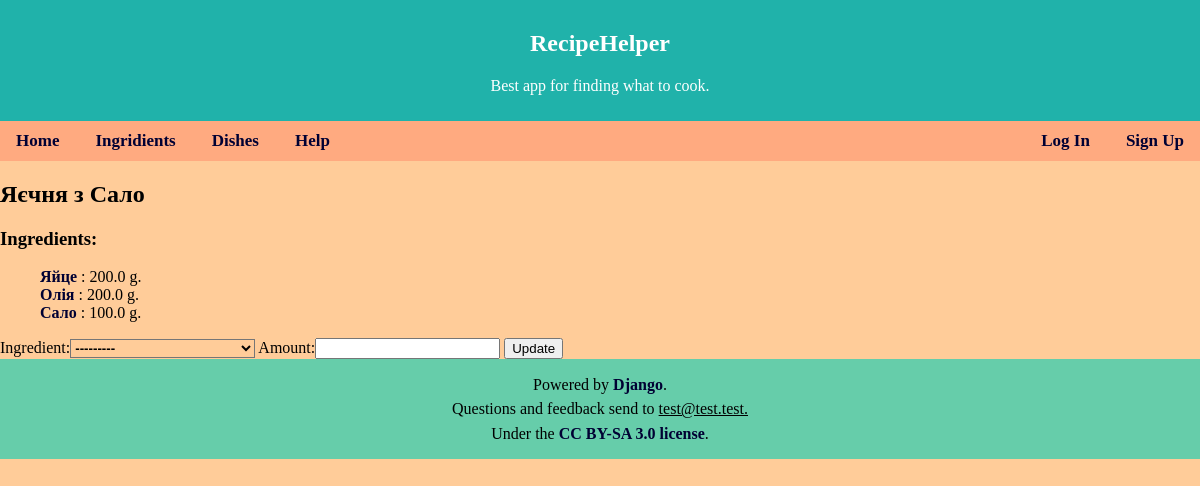
The page /recipe/203/?edit_mode=True on the database as committed earlier.
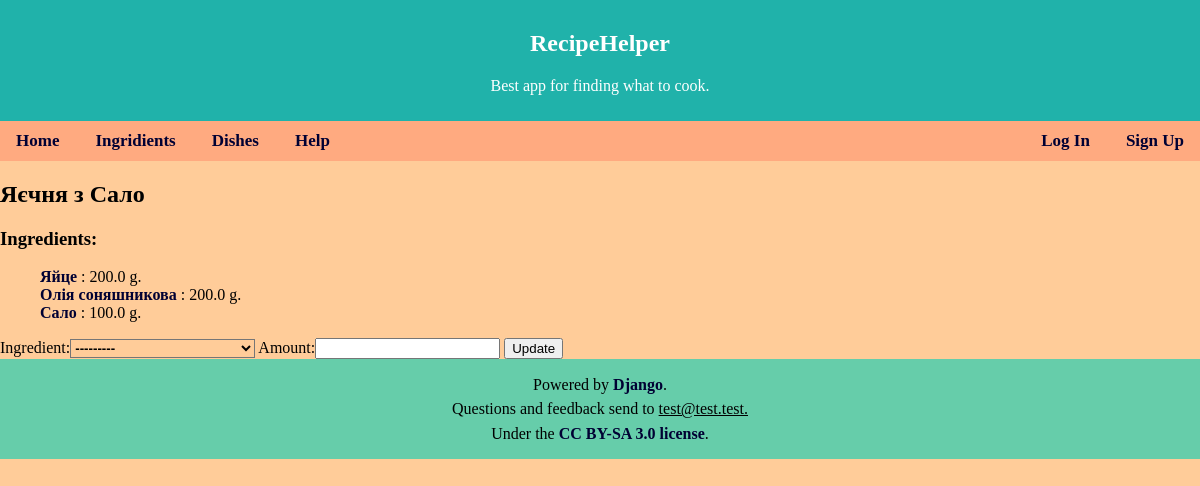
The same page on the database as committed later.
### Picker/models.py (models this page shows, shortened)
class Recipe(models.Model):
    dish = models.ForeignKey(Dish, on_delete=models.CASCADE)
    ingredient = models.ForeignKey(Ingredient, on_delete=models.PROTECT)
    amount = models.DecimalField(max_digits = 10, decimal_places = 1, null = True)
    class Meta:
        unique_together = (('dish', 'ingredient'),)

class Ingredient(models.Model):
    name = models.CharField(max_length = 40, unique = True)
    units = models.CharField(max_length = 10, default = 'g.')
    description = models.TextField(blank = True, default = '')
    def __str__(self):
        return self.name

### Picker/views.py (the view)
# urls.py: path('recipe/<int:dish_id>/', views.recipe, name='recipe'), #single dish page
def recipe(request, dish_id):
    try:
        rec = Dish.objects.get(pk=dish_id)
    except Dish.DoesNotExist:
        raise Http404("There is no such recipe.")
    edit = request.GET.get('edit_mode')
    ing_list = Recipe.objects.filter(dish_id=dish_id).select_related('ingredient')
    html_disctiption = '<ul><li>' + rec.description.replace('\n', '</li><li>') + '</li></ul>'
    context = {
        'dish_name': rec.name,
        'ingredients_list': ing_list,
        'dish_description': html_disctiption,
    }
    if edit:
        template = loader.get_template('dish_edit.html')
        data = {'name': rec.name, 'description': rec.description}
        form = NewDish(data)
        if request.method == 'POST':
            form = NewDish(request.POST)
            form_ing = DishForm(request.POST)
            for temp in ing_list:
                if 'Delete ' + str(temp.ingredient_id) in request.POST:
                    Recipe.objects.filter(pk=temp.pk).delete()
                    form = DishForm()
                    break
            if form.is_valid():
                rec.name = form.cleaned_data['name']
                rec.description = form.cleaned_data['description']
                rec.save()
                print('Updated.')
                return HttpResponseRedirect('../{}'.format(rec.id))
            if form_ing.is_valid():
                ing2rec = Recipe(dish_id=dish_id, ingredient_id=form_ing.cleaned_data['ingredient'].id,
                                 amount=form_ing.cleaned_data['amount'])
                ing2rec.save()
        else:
            form_ing = DishForm()
        context['form'] = form
        context['form_ing'] = form_ing
        ing_list = Recipe.objects.filter(dish_id=dish_id).select_related('ingredient')
        context['ingredients_list'] = ing_list
    else:
        template = loader.get_template('dish.html')
    return HttpResponse(template.render(context, request))

### Picker/forms.py
class NewDish(forms.Form):
    name = forms.CharField(max_length = 100)
    description = forms.CharField(widget=forms.Textarea(attrs = {'rows': 10, 'cols': 80}), required = False)

class DishForm(forms.Form):
    ingredient = forms.ModelChoiceField(queryset=Ingredient.objects.all())
    amount = forms.DecimalField(max_digits = 10, decimal_places = 1)

### templates/dish_edit.html (shortened to what this page needs)
{% extends 'base.html' %}
{% load static %}
{% block nav %}
    <a href="{% url 'index' %}">Home</a>
    <a href="{% url 'ing_cat' %}">Ingridients</a>
    <a href="{% url 'catalog' %}">Dishes</a>
    <a href="{% url 'help' %}">Help</a>
{% endblock %}
{% block content %}
<h2>{{ dish_name }}</h2>
<h3>Ingredients:</h3>
{% if ingredients_list %}
<ul id="inline">
    {% for ing in ingredients_list %}
        <li>
            <form method="post" >
                <a href="/ingredient/{{ ing.ingredient_id }} "> {{ ing.ingredient.name }} </a> : {{ ing.amount }} {{ ing.ingredient.units }}
            </form>
        </li>
    {% endfor %}
</ul>
{% endif %}
<form method="post" action="">
    {{ form_ing }}
    <input type="submit" name="AddIngredient" value="Update">
</form>
{% endblock %}

Rows that differ between the two databases and show on the page:
changed through a linked row, Recipe: ingredient.name "Олія" → "Олія соняшникова"
